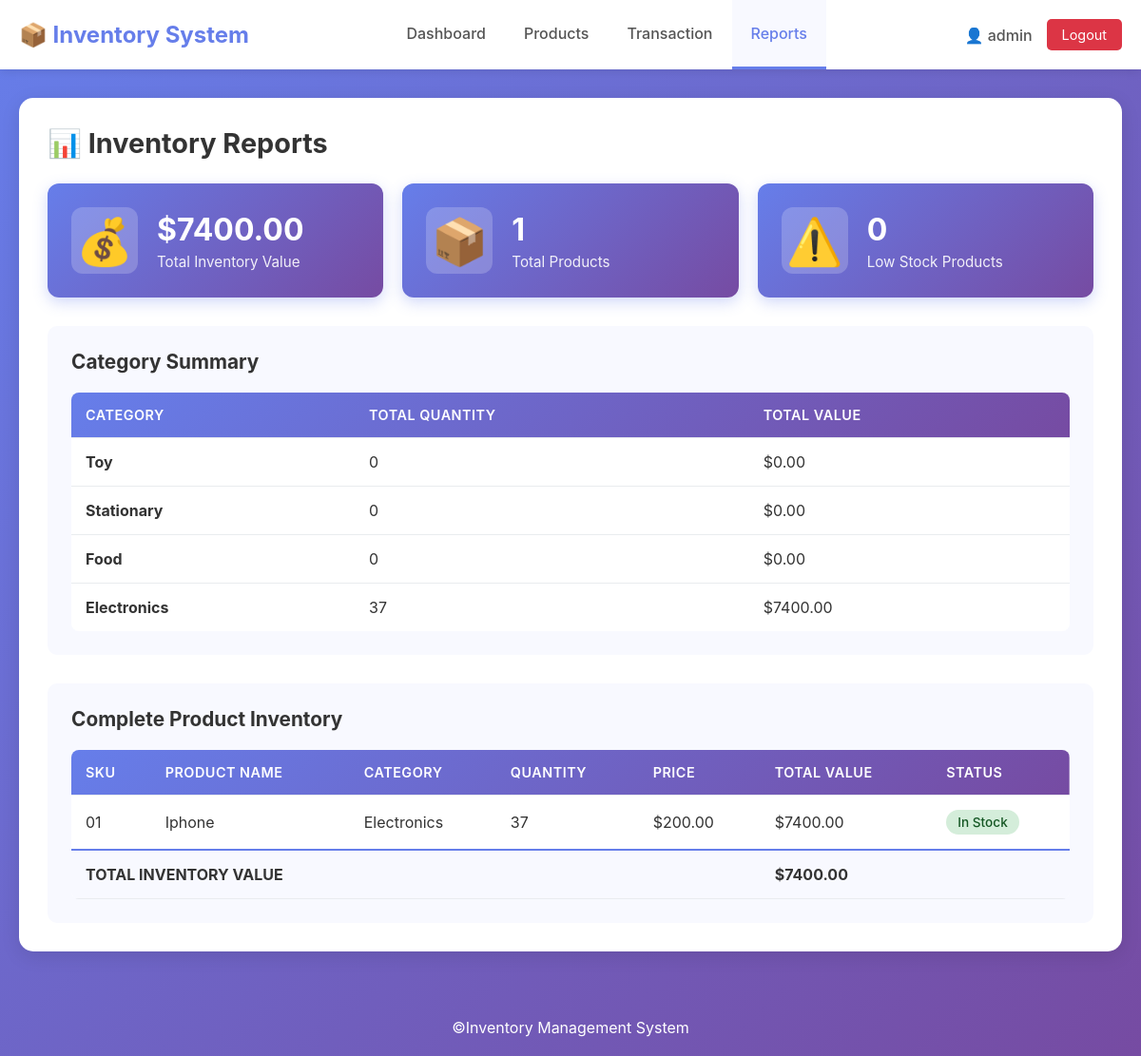
The app's page /reports/ (signed in) with its own data.
### inventory/models.py (models this page shows, shortened)
class Category(models.Model):
    name = models.CharField(max_length=100, unique=True)
    description = models.TextField(blank=True)
    class Meta:
        verbose_name_plural = "Categories"
        ordering = ['name']
    def __str__(self):
        return self.name

class Product(models.Model):
    sku = models.CharField(max_length=50, unique=True, verbose_name="SKU")
    name = models.CharField(max_length=200)
    category = models.ForeignKey(Category, on_delete=models.SET_NULL, null=True)
    quantity = models.IntegerField(default=0, validators=[MinValueValidator(0)])
    price = models.DecimalField(max_digits=10, decimal_places=2, validators=[MinValueValidator(0)])
    warehouse = models.ForeignKey(Warehouse, on_delete=models.SET_NULL, null=True, blank=True)
    min_stock_level = models.IntegerField(default=10, validators=[MinValueValidator(0)])
    created_at = models.DateTimeField(auto_now_add=True)
    updated_at = models.DateTimeField(auto_now=True)
    class Meta:
        ordering = ['name']
    @property
    def is_low_stock(self):
        return self.quantity <= self.min_stock_level
    @property
    def total_value(self):
        return self.quantity * self.price

### inventory/views.py (the view)
# urls.py: path('reports/', views.reports, name='reports'),
@login_required
def reports(request):
    products = Product.objects.all()
    total_value = products.aggregate(total=Sum(F('quantity') * F('price')))['total'] or 0
    low_stock = products.filter(quantity__lte=F('min_stock_level'))
    categories = Category.objects.annotate(
        total_products=Sum('product__quantity'),
        total_value=Sum(F('product__quantity') * F('product__price'))
    )
    context = {
        'products': products,
        'total_value': total_value,
        'low_stock': low_stock,
        'categories': categories,
    }
    return render(request, 'inventory/reports.html', context)

### inventory/templates/inventory/reports.html (shortened to what this page needs)
{% extends 'inventory/base.html' %}
{% block content %}
<div class="reports-page">
    <h2>📊 Inventory Reports</h2>
    <div class="stats-grid">
        <div class="stat-card">
            <div class="stat-icon green">💰</div>
            <div class="stat-info">
                <h3>${{ total_value|floatformat:2 }}</h3>
                <p>Total Inventory Value</p>
            </div>
        </div>
        <div class="stat-card">
            <div class="stat-icon blue">📦</div>
            <div class="stat-info">
                <h3>{{ products.count }}</h3>
                <p>Total Products</p>
            </div>
        </div>
        <div class="stat-card">
            <div class="stat-icon orange">⚠️</div>
            <div class="stat-info">
                <h3>{{ low_stock.count }}</h3>
                <p>Low Stock Products</p>
            </div>
        </div>
    </div>
    <div class="section">
        <h3>Category Summary</h3>
        <div class="table-responsive">
            <table class="table">
                <thead>
                    <tr>
                        <th>Category</th>
                        <th>Total Quantity</th>
                        <th>Total Value</th>
                    </tr>
                </thead>
                <tbody>
                    {% for category in categories %}
                    <tr>
                        <td><strong>{{ category.name }}</strong></td>
                        <td>{{ category.total_products|default:0 }}</td>
                        <td>${{ category.total_value|default:0|floatformat:2 }}</td>
                    </tr>
                    {% endfor %}
                </tbody>
            </table>
        </div>
    </div>
    <div class="section">
        <h3>Complete Product Inventory</h3>
        <div class="table-responsive">
            <table class="table">
                <thead>
                    <tr>
                        <th>SKU</th>
                        <th>Product Name</th>
                        <th>Category</th>
                        <th>Quantity</th>
                        <th>Price</th>
                        <th>Total Value</th>
                        <th>Status</th>
                    </tr>
                </thead>
                <tbody>
                    {% for product in products %}
                    <tr {% if product.is_low_stock %}class="low-stock-row"{% endif %}>
                        <td>{{ product.sku }}</td>
                        <td>{{ product.name }}</td>
                        <td>{{ product.category|default:"-" }}</td>
                        <td>{{ product.quantity }}</td>
                        <td>${{ product.price }}</td>
                        <td>${{ product.total_value|floatformat:2 }}</td>
                        <td>
                            {% if product.is_low_stock %}
                            <span class="badge badge-danger">Low Stock</span>
                            {% else %}
                            <span class="badge badge-success">In Stock</span>
                            {% endif %}
                        </td>
                    </tr>
                    {% endfor %}
                </tbody>
                <tfoot>
                    <tr class="total-row">
                        <td colspan="5"><strong>TOTAL INVENTORY VALUE</strong></td>
                        <td colspan="2"><strong>${{ total_value|floatformat:2 }}</strong></td>
                    </tr>
                </tfoot>
            </table>
        </div>
    </div>
</div>
{% endblock %}

### inventory/templates/inventory/base.html (shortened to what this page needs)
<!DOCTYPE html>
<html lang="en">
<head>
    <link rel="stylesheet" href="/static/css/style.css">
</head>
<body>
    {% if user.is_authenticated %}
    <nav class="navbar">
        <div class="nav-container">
            <div class="nav-brand">
                <h1>📦 Inventory System</h1>
            </div>
            <ul class="nav-menu">
                <li><a href="{% url 'dashboard' %}" class="{% if request.resolver_match.url_name == 'dashboard' %}active{% endif %}">Dashboard</a></li>
                <li><a href="{% url 'product_list' %}" class="{% if 'product' in request.resolver_match.url_name %}active{% endif %}">Products</a></li>
                <li><a href="{% url 'transaction_create' %}" class="{% if 'transaction' in request.resolver_match.url_name %}active{% endif %}">Transaction</a></li>
                <li><a href="{% url 'reports' %}" class="{% if request.resolver_match.url_name == 'reports' %}active{% endif %}">Reports</a></li>
            </ul>
            <div class="nav-user">
                <span>👤 {{ user.username }}</span>
                <a href="{% url 'logout' %}" class="btn-logout">Logout</a>
            </div>
        </div>
    </nav>
    {% endif %}
    <div class="container">
        {% block content %}{% endblock %}
    </div>
    <footer>
        <p>&copy;Inventory Management System</p>
    </footer>
</body>
</html>

### inventory/static/css/style.css (style rules this page uses)
* { margin: 0; padding: 0; box-sizing: border-box; }
body { font-family: -apple-system, BlinkMacSystemFont, 'Segoe UI', Roboto, Oxygen, Ubuntu, Cantarell, sans-serif; background: linear-gradient(135deg, #667eea 0%, #764ba2 100%); min-height: 100vh; color: #333; }
.navbar { background: #fff; box-shadow: 0 2px 10px rgba(0,0,0,0.1); padding: 0; position: sticky; top: 0; z-index: 1000; }
.nav-container { max-width: 1400px; margin: 0 auto; display: flex; justify-content: space-between; align-items: center; padding: 0 20px; }
.nav-brand h1 { font-size: 1.5rem; color: #667eea; margin: 15px 0; }
.nav-menu { display: flex; list-style: none; gap: 0; }
.nav-menu li a { display: block; padding: 25px 20px; text-decoration: none; color: #555; font-weight: 500; transition: all 0.3s; border-bottom: 3px solid transparent; }
.nav-menu li a:hover, .nav-menu li a.active { color: #667eea; border-bottom-color: #667eea; background: #f8f9ff; }
.nav-user { display: flex; align-items: center; gap: 15px; }
.nav-user span { color: #555; font-weight: 500; }
.btn-logout { padding: 8px 16px; background: #dc3545; color: white; text-decoration: none; border-radius: 5px; transition: all 0.3s; font-size: 0.9rem; }
.container { max-width: 1400px; margin: 30px auto; padding: 0 20px; min-height: calc(100vh - 200px); }
.dashboard, .products-page, .form-page, .reports-page { background: white; padding: 30px; border-radius: 15px; box-shadow: 0 5px 20px rgba(0,0,0,0.1); }
.dashboard h2, .products-page h2, .form-page h2, .reports-page h2 { color: #333; margin-bottom: 25px; font-size: 1.8rem; }
.stats-grid { display: grid; grid-template-columns: repeat(auto-fit, minmax(280px, 1fr)); gap: 20px; margin-bottom: 30px; }
.stat-card { background: linear-gradient(135deg, #667eea 0%, #764ba2 100%); padding: 25px; border-radius: 12px; color: white; display: flex; align-items: center; gap: 20px; box-shadow: 0 5px 15px rgba(102, 126, 234, 0.3); transition: transform 0.3s; }
.stat-icon { font-size: 3rem; width: 70px; height: 70px; display: flex; align-items: center; justify-content: center; border-radius: 12px; background: rgba(255,255,255,0.2); }
.stat-info h3 { font-size: 2rem; margin-bottom: 5px; }
.stat-info p { font-size: 0.95rem; opacity: 0.9; }
.section { margin-top: 30px; padding: 25px; background: #f8f9ff; border-radius: 10px; }
.section h3 { color: #333; margin-bottom: 20px; font-size: 1.3rem; }
.table-responsive { overflow-x: auto; }
.table { width: 100%; border-collapse: collapse; background: white; border-radius: 8px; overflow: hidden; }
.table thead { background: linear-gradient(135deg, #667eea 0%, #764ba2 100%); color: white; }
.table th, .table td { padding: 15px; text-align: left; border-bottom: 1px solid #e9ecef; }
.table th { font-weight: 600; font-size: 0.9rem; text-transform: uppercase; letter-spacing: 0.5px; }
.table tbody tr { transition: background 0.2s; }
.table tbody tr:last-child td { border-bottom: none; }
.total-row { background: #f8f9ff; font-weight: bold; }
.total-row td { border-top: 2px solid #667eea; }
.badge { display: inline-block; padding: 5px 12px; border-radius: 20px; font-size: 0.85rem; font-weight: 500; }
.badge-success { background: #d4edda; color: #155724; }
footer { text-align: center; padding: 20px; color: white; margin-top: 50px; }

### records on screen
Category: name "Toy", total_products "0", total_value "0.00"
Category: name "Stationary", total_products "0", total_value "0.00"
Category: name "Food", total_products "0", total_value "0.00"
Category: name "Electronics", total_products "37", total_value "7400.00"
Product: sku "01", name "Iphone", category "Electronics", quantity "37", price "200.00", total_value "7400.00", min_stock_level "In Stock"

### other values on screen
{{ user.username }} "admin"
{{ total_value|floatformat:2 }} "7400.00"
{{ products.count }} "1"
{{ low_stock.count }} "0"
